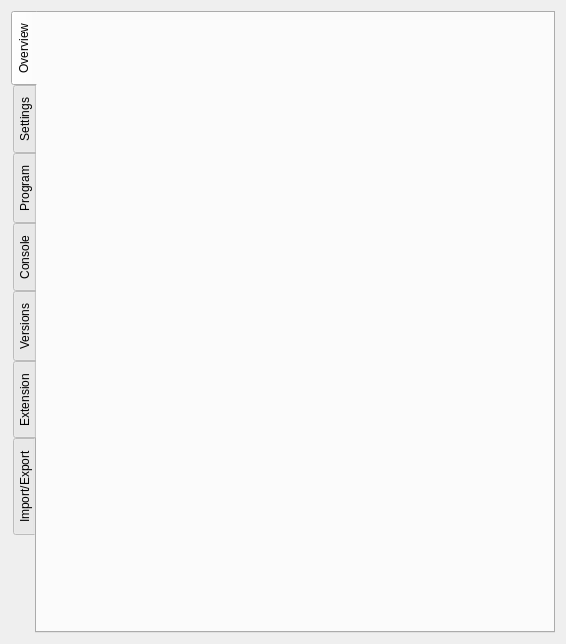
<?xml version="1.0" encoding="UTF-8"?>
<ui version="4.0">
 <class>RED</class>
 <widget class="QWidget" name="RED">
  <property name="geometry">
   <rect>
    <x>0</x>
    <y>0</y>
    <width>566</width>
    <height>644</height>
   </rect>
  </property>
  <property name="windowTitle">
   <string>RED</string>
  </property>
  <layout class="QHBoxLayout" name="horizontalLayout">
   <item>
    <widget class="QTabWidget" name="red_tab_widget">
     <property name="tabPosition">
      <enum>QTabWidget::West</enum>
     </property>
     <property name="currentIndex">
      <number>0</number>
     </property>
     <widget class="REDTabOverview" name="tab_overview">
      <attribute name="title">
       <string>Overview</string>
      </attribute>
     </widget>
     <widget class="REDTabSettings" name="tab_settings">
      <attribute name="title">
       <string>Settings</string>
      </attribute>
     </widget>
     <widget class="REDTabProgram" name="tab_program">
      <attribute name="title">
       <string>Program</string>
      </attribute>
     </widget>
     <widget class="REDTabConsole" name="tab_console">
      <attribute name="title">
       <string>Console</string>
      </attribute>
     </widget>
     <widget class="REDTabVersions" name="tab_versions">
      <attribute name="title">
       <string>Versions</string>
      </attribute>
     </widget>
     <widget class="REDTabExtension" name="tab_extension">
      <attribute name="title">
       <string>Extension</string>
      </attribute>
     </widget>
     <widget class="REDTabImportExport" name="tab_importexport">
      <attribute name="title">
       <string>Import/Export</string>
      </attribute>
     </widget>
    </widget>
   </item>
  </layout>
 </widget>
 <customwidgets>
  <customwidget>
   <class>REDTabOverview</class>
   <extends>QWidget</extends>
   <header location="global">brickv.plugin_system.plugins.red.red_tab_overview</header>
   <container>1</container>
  </customwidget>
  <customwidget>
   <class>REDTabSettings</class>
   <extends>QWidget</extends>
   <header location="global">brickv.plugin_system.plugins.red.red_tab_settings</header>
   <container>1</container>
  </customwidget>
  <customwidget>
   <class>REDTabProgram</class>
   <extends>QWidget</extends>
   <header location="global">brickv.plugin_system.plugins.red.red_tab_program</header>
   <container>1</container>
  </customwidget>
  <customwidget>
   <class>REDTabConsole</class>
   <extends>QWidget</extends>
   <header location="global">brickv.plugin_system.plugins.red.red_tab_console</header>
   <container>1</container>
  </customwidget>
  <customwidget>
   <class>REDTabVersions</class>
   <extends>QWidget</extends>
   <header location="global">brickv.plugin_system.plugins.red.red_tab_versions</header>
   <container>1</container>
  </customwidget>
  <customwidget>
   <class>REDTabExtension</class>
   <extends>QWidget</extends>
   <header location="global">brickv.plugin_system.plugins.red.red_tab_extension</header>
   <container>1</container>
  </customwidget>
  <customwidget>
   <class>REDTabImportExport</class>
   <extends>QWidget</extends>
   <header location="global">brickv.plugin_system.plugins.red.red_tab_importexport</header>
   <container>1</container>
  </customwidget>
 </customwidgets>
 <resources/>
 <connections/>
</ui>
